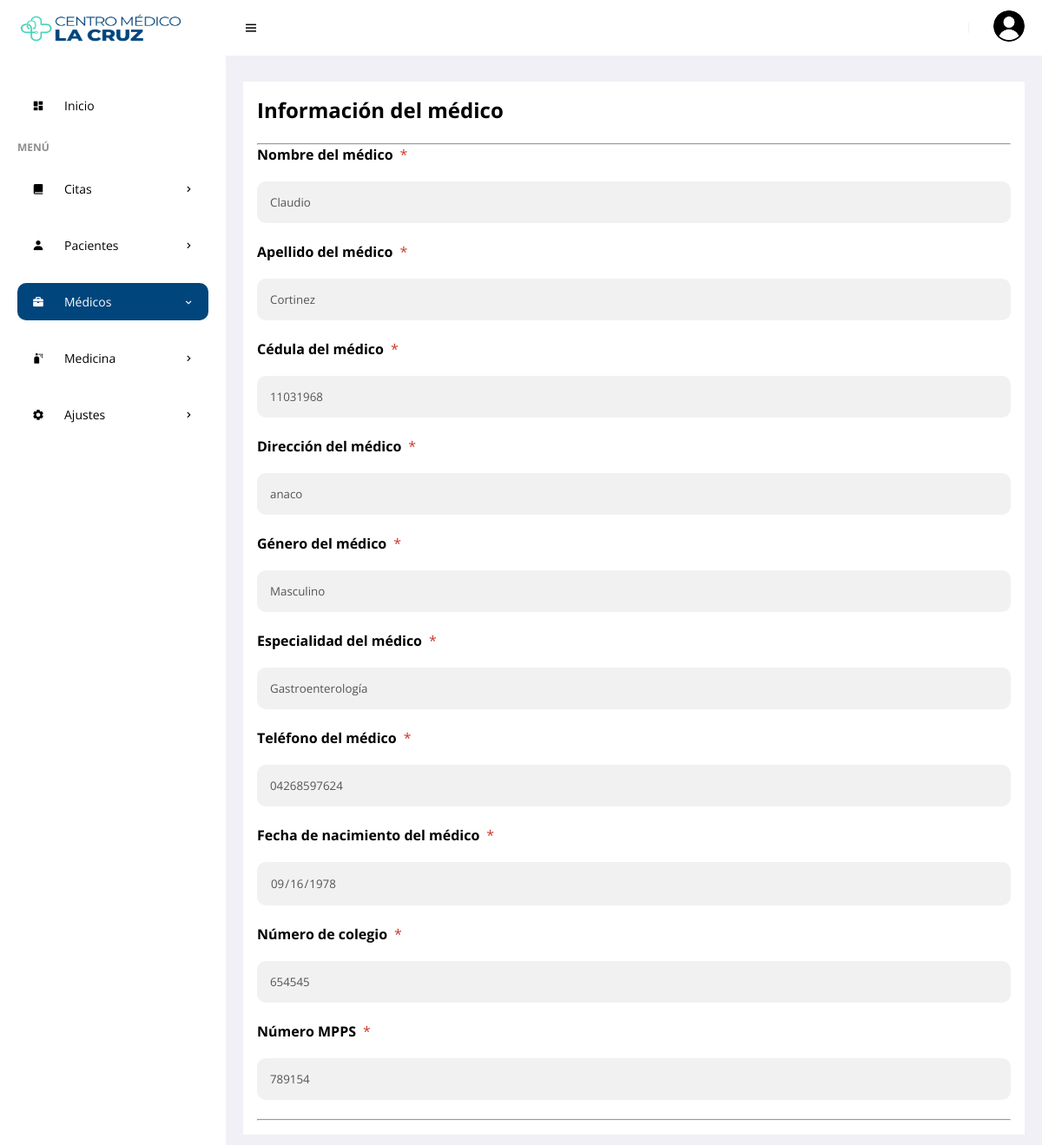
The page /frontend/medicos/info.php?id=45 (signed in) on the database its author committed.
### tables this page shows
CREATE TABLE `doctor` (
  `idodc` int NOT NULL AUTO_INCREMENT,
  `ceddoc` varchar(15) NOT NULL,
  `nodoc` varchar(35) NOT NULL,
  `apdoc` varchar(35) NOT NULL,
  `direcd` varchar(150) NOT NULL,
  `sexd` varchar(15) NOT NULL,
  `phd` char(13) NOT NULL,
  `nacd` date NOT NULL,
  `fere` timestamp NOT NULL DEFAULT CURRENT_TIMESTAMP ON UPDATE CURRENT_TIMESTAMP,
  `numpps` int DEFAULT NULL,
  `state` char(1) NOT NULL,
  `numco` int DEFAULT NULL,
  `userid` int DEFAULT NULL,
  `id_especialidad` int DEFAULT NULL,
  PRIMARY KEY (`idodc`),
  KEY `fkuserid` (`userid`),
  KEY `fk_especialidad` (`id_especialidad`),
  CONSTRAINT `fk_especialidad` FOREIGN KEY (`id_especialidad`) REFERENCES `laboratory` (`idlab`),
  CONSTRAINT `fkuserid` FOREIGN KEY (`userid`) REFERENCES `users` (`id`)
);

CREATE TABLE `laboratory` (
  `idlab` int NOT NULL AUTO_INCREMENT,
  `nomlab` varchar(150) NOT NULL,
  `state` char(1) NOT NULL,
  `fere` timestamp NOT NULL DEFAULT CURRENT_TIMESTAMP ON UPDATE CURRENT_TIMESTAMP,
  PRIMARY KEY (`idlab`)
);

### frontend/medicos/info.php (the view, shortened to what this page needs)
<!DOCTYPE html>
<html lang="es">
<head>
    <link href='https://unpkg.com/boxicons@2.0.9/css/boxicons.min.css' rel='stylesheet'>
    <link rel="stylesheet" href="../../backend/css/admin.css">
    <link rel="stylesheet" href="https://cdnjs.cloudflare.com/ajax/libs/limonte-sweetalert2/6.6.9/sweetalert2.min.css">
</head>
<body>
    <section id="sidebar">
        <a href="../admin/escritorio.php" class="brand"><img src="../img/cm1.png" alt="" style="width:220px; height:180px;"> </a>
        <ul class="side-menu">
            <li><a href="../admin/escritorio.php" ><i class='bx bxs-dashboard icon' ></i>Inicio</a></li>
            <li class="divider" data-text="Menú">Menú</li>
            <li>
                <a href="#"><i class='bx bxs-book-alt icon' ></i> Citas <i class='bx bx-chevron-right icon-right' ></i></a>
            </li>
            <li>
                <a href="#"><i class='bx bxs-user icon' ></i> Pacientes <i class='bx bx-chevron-right icon-right' ></i></a>
            </li>
            <li>
                <a href="#" class="active"><i class='bx bxs-briefcase icon'></i> Médicos <i class='bx bx-chevron-right icon-right'></i></a>
            </li>
            <li>
                <a href="#"><i class='bx bxs-spray-can icon' ></i> Medicina<i class='bx bx-chevron-right icon-right' ></i></a>
            </li>
            <li>
                <a href="#"><i class='bx bxs-cog icon' ></i> Ajustes<i class='bx bx-chevron-right icon-right' ></i></a>
            </li>
        </ul>
    </section>
    <section id="content">
        <nav>
            <i class='bx bx-menu toggle-sidebar'></i>
            <div class="profile">
            <img src="../img/cm4.png" alt="">
            </div>
        </nav>
        <main>
<?php
require '../../backend/bd/Conexion.php';
 $id = $_GET['id'];
 $sentencia = $connect->prepare("SELECT * FROM doctor INNER JOIN laboratory ON doctor.id_especialidad = laboratory.idlab WHERE idodc= '$id';");
 $sentencia->execute();
$data =  array();
if($sentencia){
  while($r = $sentencia->fetchObject()){
    $data[] = $r;
  }
}
   ?>
   <?php if(count($data)>0):?>
        <?php foreach($data as $d):?>
<form action="" enctype="multipart/form-data" method="POST"  autocomplete="off" onsubmit="return validacion()">
  <div class="containerss">
    <h1>Información del médico</h1>
   <br>
    <hr>
    <label for="psw"><b>Nombre del médico</b></label><span class="badge-warning">*</span>
    <input type="text"  value="<?php echo $d->nodoc; ?>"  name="named" disabled required>
    <label for="psw"><b>Apellido del médico</b></label><span class="badge-warning">*</span>
    <input type="text" value="<?php echo $d->apdoc; ?>" name="apeme" disabled required>
    <label for="psw"><b>Cédula del médico</b></label><span class="badge-warning">*</span>
    <input type="text"  value="<?php echo $d->ceddoc; ?>" disabled name="cem" maxlength="8" required>
    <label for="psw"><b>Dirección del médico</b></label><span class="badge-warning">*</span>
    <input type="text"  value="<?php echo $d->direcd; ?>" name="dime" disabled required>
    <label for="psw"><b>Género del médico</b></label><span class="badge-warning">*</span>
    <input type="text" value="<?php echo $d->sexd; ?>" name="geme" disabled required>
    <label for="psw"><b>Especialidad del médico</b></label><span class="badge-warning">*</span>
    <input type="text" value="<?php echo $d->nomlab; ?>" name="espm" disabled required>
    <label for="psw"><b>Teléfono del médico</b></label><span class="badge-warning">*</span>
    <input type="text" value="<?php echo $d->phd; ?>"  maxlength="13" disabled name="telme" required>
    <label for="psw"><b>Fecha de nacimiento del médico</b></label><span class="badge-warning">*</span>
    <input type="date" value="<?php echo $d->nacd; ?>" name="cumme" disabled required>
    <label for="psw"><b>Número de colegio</b></label><span class="badge-warning">*</span>
    <input type="text" value="<?php echo $d->numco; ?>" name="numcol" disabled required>
    <label for="psw"><b>Número MPPS</b></label><span class="badge-warning">*</span>
    <input type="text" value="<?php echo $d->numpps; ?>" name="numps" disabled required>
    <hr>
  </div>
</form>
<?php endforeach; ?>
    <?php else:?>
      <p class="alert alert-warning">No hay datos</p>
    <?php endif; ?>
        </main>
    </section>
</body>
</html>

### backend/css/admin.css (style rules this page uses)
* { font-family: 'Open Sans', sans-serif; margin: 0; padding: 0; box-sizing: border-box; }
:root { --grey: #F1F0F6; --dark-grey: #8D8D8D; --light: #fff; --dark: #000; --green: #42D3B7; --light-green: #E3FFCB; --blue: #00457c; --light-blue: #D0E4FF; --dark-blue: #0C5FCD; --red: #FC3B56; }
html { overflow-x: hidden; }
body { background: var(--grey); overflow-x: hidden; }
a { text-decoration: none; color: var(--dark); }
li { list-style: none; }
#sidebar { position: fixed; max-width: 260px; width: 100%; background: var(--light); top: 0; left: 0; height: 100%; overflow-y: auto; scrollbar-width: none; transition: all .3s ease; z-index: 200; }
#sidebar .brand { font-size: 24px; display: flex; align-items: center; height: 64px; font-weight: 700; color: var(--blue); position: sticky; top: 0; left: 0; z-index: 100; background: var(--light); transition: all .3s ease; padding: 0 6px; }
#sidebar .icon { min-width: 48px; display: flex; justify-content: center; align-items: center; margin-right: 6px; }
#sidebar .icon-right { margin-left: auto; transition: all .3s ease; }
#sidebar .side-menu { margin: 36px 0; padding: 0 20px; transition: all .3s ease; }
#sidebar .side-menu a { display: flex; align-items: center; font-size: 14px; color: var(--dark); padding: 12px 16px 12px 0; transition: all .3s ease; border-radius: 10px; margin: 4px 0; white-space: nowrap; }
#sidebar .side-menu > li { margin: 18px 0; }
#sidebar .side-menu > li > a.active .icon-right { transform: rotateZ(90deg); }
#sidebar .side-menu > li > a.active, #sidebar .side-menu > li > a.active:hover { background: var(--blue); color: var(--light); }
#sidebar .divider { margin-top: 24px; font-size: 12px; text-transform: uppercase; font-weight: 700; color: var(--dark-grey); transition: all .3s ease; white-space: nowrap; }
#content { position: relative; width: calc(100% - 260px); left: 260px; transition: all .3s ease; }
nav { background: var(--light); height: 64px; padding: 0 20px; display: flex; align-items: center; grid-gap: 28px; position: sticky; top: 0; left: 0; z-index: 100; }
nav .toggle-sidebar { font-size: 18px; cursor: pointer; }
nav .profile { position: relative; }
nav .profile img { width: 36px; height: 36px; border-radius: 50%; object-fit: cover; cursor: pointer; }
main { width: 100%; padding: 24px 20px 20px 20px; }
main form { margin-top: 6px; }
.badge-warning { color: #cc3527; padding: 4px 8px; text-align: center; border-radius: 5px; }
.containerss { padding: 16px; background-color: white; }
input[type=text], input[type=password], input[type=date],input[type=datetime-local], input[type=file],textarea { width: 100%; padding: 15px; margin: 20px 0 22px 0; display: inline-block; border: none; background: #f1f1f1; }
input { border-radius: 10px; }

### rows shown on the page
doctor: named "Claudio", apeme "Cortinez", cem "11031968", dime "anaco", geme "Masculino", espm "Gastroenterología", telme "04268597624", cumme "09/16/1978", numcol "654545", numps "789154"
